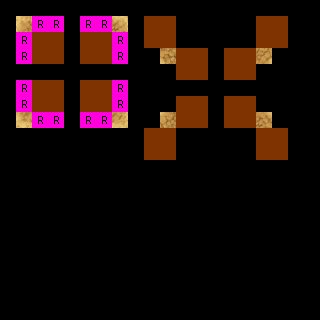

Rendered tile map (Tiled .tmx) drawn with the repository's tilesets; below, a short description and the full map source, tile grids included:
An orthogonal 20x20 tile map with 16x16 px tiles, 3 tile layers (regions, input_set, output_under1 ground), 2 tilesets.

<map version="1.0" orientation="orthogonal" renderorder="right-down" width="20" height="20" tilewidth="16" tileheight="16" nextobjectid="6">
 <properties>
  <property name="NoOverlappingRules" value="true" />
 </properties>
 <tileset firstgid="1" name="ruleset" tilewidth="16" tileheight="16" tilecount="60" columns="10">
  <image source="../tilesets/ruleset.png" width="160" height="96" />
 </tileset>
 <tileset firstgid="61" name="dungeon_a2" tilewidth="16" tileheight="16" tilecount="768" columns="32">
  <image source="../tilesets/dungeon_a2.png" width="512" height="384" />
 </tileset>
 <layer name="regions" width="20" height="20">
  <data encoding="csv">
0,0,0,0,0,0,0,0,0,0,0,0,0,0,0,0,0,0,0,0,
0,1,1,1,0,1,1,1,0,1,1,0,0,0,0,0,1,1,0,0,
0,1,1,1,0,1,1,1,0,1,1,0,0,0,0,0,1,1,0,0,
0,1,1,1,0,1,1,1,0,0,1,1,1,0,1,1,1,0,0,0,
0,0,0,0,0,0,0,0,0,0,0,1,1,0,1,1,0,0,0,0,
0,1,1,1,0,1,1,1,0,0,0,0,0,0,0,0,0,0,0,0,
0,1,1,1,0,1,1,1,0,0,0,1,1,0,1,1,0,0,0,0,
0,1,1,1,0,1,1,1,0,0,1,1,1,0,1,1,1,0,0,0,
0,0,0,0,0,0,0,0,0,1,1,0,0,0,0,0,1,1,0,0,
0,0,0,0,0,0,0,0,0,1,1,0,0,0,0,0,1,1,0,0,
0,0,0,0,0,0,0,0,0,0,0,0,0,0,0,0,0,0,0,0,
0,0,0,0,0,0,0,0,0,0,0,0,0,0,0,0,0,0,0,0,
0,0,0,0,0,0,0,0,0,0,0,0,0,0,0,0,0,0,0,0,
0,0,0,0,0,0,0,0,0,0,0,0,0,0,0,0,0,0,0,0,
0,0,0,0,0,0,0,0,0,0,0,0,0,0,0,0,0,0,0,0,
0,0,0,0,0,0,0,0,0,0,0,0,0,0,0,0,0,0,0,0,
0,0,0,0,0,0,0,0,0,0,0,0,0,0,0,0,0,0,0,0,
0,0,0,0,0,0,0,0,0,0,0,0,0,0,0,0,0,0,0,0,
0,0,0,0,0,0,0,0,0,0,0,0,0,0,0,0,0,0,0,0,
0,0,0,0,0,0,0,0,0,0,0,0,0,0,0,0,0,0,0,0
</data>
 </layer>
 <layer name="input_set" width="20" height="20">
  <data encoding="csv">
0,0,0,0,0,0,0,0,0,0,0,0,0,0,0,0,0,0,0,0,
0,0,0,0,0,0,0,0,0,13,13,0,0,0,0,0,13,13,0,0,
0,0,13,13,0,13,13,0,0,13,13,0,0,0,0,0,13,13,0,0,
0,0,13,13,0,13,13,0,0,0,0,13,13,0,13,13,0,0,0,0,
0,0,0,0,0,0,0,0,0,0,0,13,13,0,13,13,0,0,0,0,
0,0,13,13,0,13,13,0,0,0,0,0,0,0,0,0,0,0,0,0,
0,0,13,13,0,13,13,0,0,0,0,13,13,0,13,13,0,0,0,0,
0,0,0,0,0,0,0,0,0,0,0,13,13,0,13,13,0,0,0,0,
0,0,0,0,0,0,0,0,0,13,13,0,0,0,0,0,13,13,0,0,
0,0,0,0,0,0,0,0,0,13,13,0,0,0,0,0,13,13,0,0,
0,0,0,0,0,0,0,0,0,0,0,0,0,0,0,0,0,0,0,0,
0,0,0,0,0,0,0,0,0,0,0,0,0,0,0,0,0,0,0,0,
0,0,0,0,0,0,0,0,0,0,0,0,0,0,0,0,0,0,0,0,
0,0,0,0,0,0,0,0,0,0,0,0,0,0,0,0,0,0,0,0,
0,0,0,0,0,0,0,0,0,0,0,0,0,0,0,0,0,0,0,0,
0,0,0,0,0,0,0,0,0,0,0,0,0,0,0,0,0,0,0,0,
0,0,0,0,0,0,0,0,0,0,0,0,0,0,0,0,0,0,0,0,
0,0,0,0,0,0,0,0,0,0,0,0,0,0,0,0,0,0,0,0,
0,0,0,0,0,0,0,0,0,0,0,0,0,0,0,0,0,0,0,0,
0,0,0,0,0,0,0,0,0,0,0,0,0,0,0,0,0,0,0,0
</data>
 </layer>
 <layer name="output_under1 ground" width="20" height="20">
  <data encoding="csv">
0,0,0,0,0,0,0,0,0,0,0,0,0,0,0,0,0,0,0,0,
0,133,0,0,0,0,0,136,0,0,0,0,0,0,0,0,0,0,0,0,
0,0,0,0,0,0,0,0,0,0,0,0,0,0,0,0,0,0,0,0,
0,0,0,0,0,0,0,0,0,0,103,0,0,0,0,0,104,0,0,0,
0,0,0,0,0,0,0,0,0,0,0,0,0,0,0,0,0,0,0,0,
0,0,0,0,0,0,0,0,0,0,0,0,0,0,0,0,0,0,0,0,
0,0,0,0,0,0,0,0,0,0,0,0,0,0,0,0,0,0,0,0,
0,229,0,0,0,0,0,232,0,0,71,0,0,0,0,0,72,0,0,0,
0,0,0,0,0,0,0,0,0,0,0,0,0,0,0,0,0,0,0,0,
0,0,0,0,0,0,0,0,0,0,0,0,0,0,0,0,0,0,0,0,
0,0,0,0,0,0,0,0,0,0,0,0,0,0,0,0,0,0,0,0,
0,0,0,0,0,0,0,0,0,0,0,0,0,0,0,0,0,0,0,0,
0,0,0,0,0,0,0,0,0,0,0,0,0,0,0,0,0,0,0,0,
0,0,0,0,0,0,0,0,0,0,0,0,0,0,0,0,0,0,0,0,
0,0,0,0,0,0,0,0,0,0,0,0,0,0,0,0,0,0,0,0,
0,0,0,0,0,0,0,0,0,0,0,0,0,0,0,0,0,0,0,0,
0,0,0,0,0,0,0,0,0,0,0,0,0,0,0,0,0,0,0,0,
0,0,0,0,0,0,0,0,0,0,0,0,0,0,0,0,0,0,0,0,
0,0,0,0,0,0,0,0,0,0,0,0,0,0,0,0,0,0,0,0,
0,0,0,0,0,0,0,0,0,0,0,0,0,0,0,0,0,0,0,0
</data>
 </layer>
</map>
